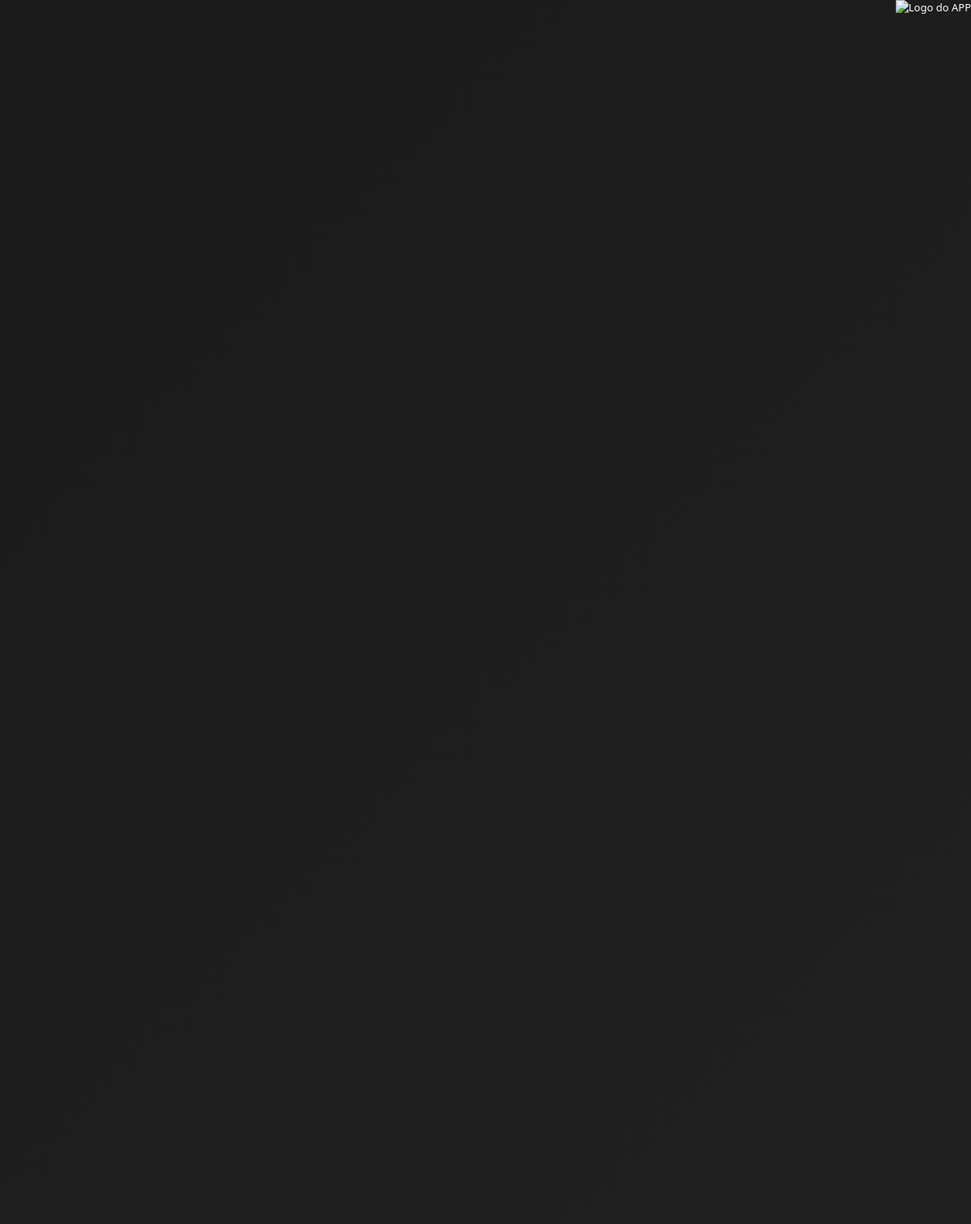
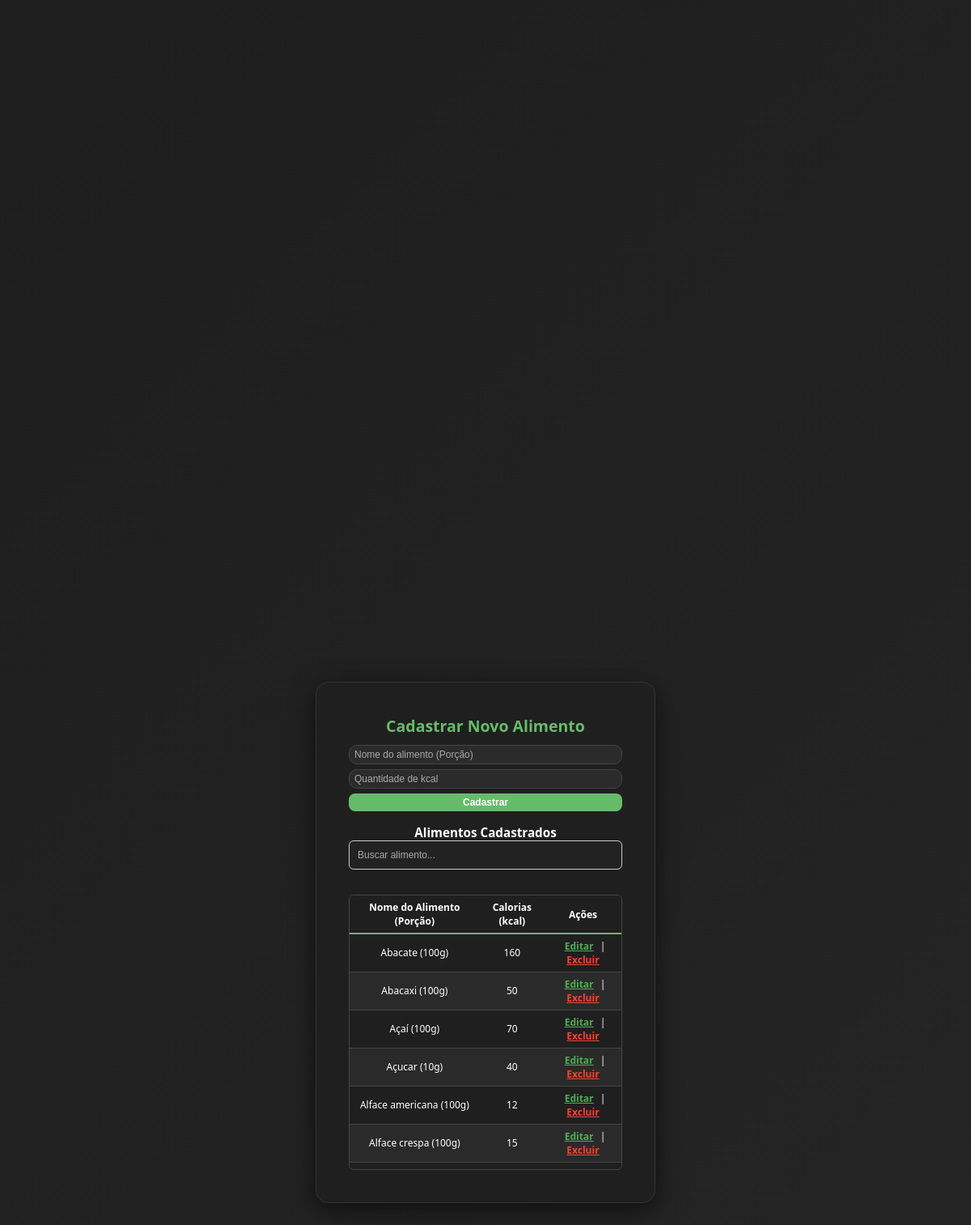
The app's page /cadastrarAlimentos.php (signed in) with its own data (2 pictures, top to bottom).
### tables this page shows
CREATE TABLE `alimentos` (
  `idalimentos` int(11) NOT NULL,
  `nome_alimento` varchar(100) NOT NULL,
  `qtd_kcal` float NOT NULL
);

### cadastrarAlimentos.php (the view, shortened to what this page needs)
<?php
include('conexao.php');
$resultado = $conn->query("SELECT * FROM alimentos ORDER BY nome_alimento ASC");
$alimento_editando = isset($_GET['edit']) ? intval($_GET['edit']) : null;
?>
<!DOCTYPE html>
<html lang="pt-BR">
<head>
    <link rel="stylesheet" href="style.css">
</head>
<body>
<?php include('header.php'); ?>
<div class="painel-container">
    <h2>Cadastrar Novo Alimento</h2>
    <form method="POST">
        <input type="text" name="nome_alimento" placeholder="Nome do alimento (Porção)" required>
        <input type="number" step="0.01" name="qtd_kcal" placeholder="Quantidade de kcal" required>
        <button type="submit" class="btn">Cadastrar</button>
    </form>
    <h3>Alimentos Cadastrados</h3>
    <input type="text" id="pesquisaAlimento" placeholder="Buscar alimento..." style="width: 100%; padding: 10px; margin-bottom: 15px; border-radius: 6px; border: 1px solid #ccc;">
    <div class="table-wrapper">
        <table id="tabelaAlimentos">
            <thead>
                <tr>
                    <th>Nome do Alimento (Porção)</th>
                    <th>Calorias (kcal)</th>
                    <th>Ações</th>
                </tr>
            </thead>
            <tbody>
                <?php while ($row = $resultado->fetch_assoc()): ?>
                    <tr id="alimento-<?= $row['idalimentos'] ?>">
                        <?php if ($alimento_editando === intval($row['idalimentos'])): ?>
                            <td colspan="3">
                                <form method="POST" class="edit-form">
                                    <input type="hidden" name="id_alimento" value="<?= $row['idalimentos'] ?>">
                                    <input type="text" name="nome_alimento" value="<?= htmlspecialchars($row['nome_alimento']) ?>" required>
                                    <input type="number" step="0.01" name="qtd_kcal" value="<?= htmlspecialchars($row['qtd_kcal']) ?>" required>
                                    <button type="submit">Salvar</button>
                                    <a href="cadastrarAlimentos.php" class="cancelar-btn">Cancelar</a>
                                </form>
                            </td>
                        <?php else: ?>
                            <td><?= htmlspecialchars($row['nome_alimento']) ?></td>
                            <td><?= htmlspecialchars($row['qtd_kcal']) ?></td>
                            <td>
                                <a href="cadastrarAlimentos.php?edit=<?= $row['idalimentos'] ?>" class="btn-editar">Editar</a> |
                                <a href="cadastrarAlimentos.php?excluir=<?= $row['idalimentos'] ?>" class="btn-excluir" onclick="return confirm('Tem certeza que deseja excluir este alimento?')">Excluir</a>
                            </td>
                        <?php endif; ?>
                    </tr>
                <?php endwhile; ?>
            </tbody>
        </table>
    </div>
</div>
</body>
</html>

### style.css (style rules this page uses)
* { margin: 0; padding: 0; box-sizing: border-box; }
body { background: linear-gradient(135deg, #1a1a1a, #2a2a2a); font-family: 'Segoe UI', Tahoma, Geneva, Verdana, sans-serif; display: flex; height: 100vh; align-items: center; justify-content: center; position: relative; color: white; }
.login-container, .painel-container { background-color: #1f1f1f; padding: 40px; border-radius: 16px; box-shadow: 0 8px 30px rgba(0, 0, 0, 0.6); width: 100%; max-width: 420px; text-align: center; transition: transform 0.3s ease; border: 1px solid #333; }
.login-container h2, .painel-container h2 { margin-bottom: 10px; color: #66bb6a; }
form { display: flex; flex-direction: column; gap: 15px; }
input { padding: 12px; background-color: #2b2b2b; border: 1px solid #444; border-radius: 10px; font-size: 15px; color: #fff; }
input::placeholder { color: #aaa; }
button { background-color: #66bb6a; color: white; padding: 12px; font-size: 16px; border: none; border-radius: 10px; cursor: pointer; font-weight: bold; transition: background 0.3s ease; }
.btn { display: inline-block; background-color: #66bb6a; color: white; padding: 12px; border-radius: 8px; text-decoration: none; font-weight: bold; transition: background 0.3s ease; }
body { font-size: 13px; }
.painel-container form { display: flex; flex-direction: column; gap: 6px; margin-bottom: 16px; }
.painel-container form input, .painel-container form button { padding: 4px 6px; font-size: 12px; }
.table-wrapper { max-height: 340px; overflow-y: auto; margin-top: 16px; border: 1px solid #444; border-radius: 6px; }
.table-wrapper table { width: 100%; border-collapse: collapse; color: white; font-size: 12px; }
.table-wrapper thead th { position: sticky; top: 0; background-color: #1f1f1f; padding: 6px; border-bottom: 2px solid #66bb6a; font-weight: bold; }
.table-wrapper tbody tr:nth-child(even) { background-color: #2a2a2a; }
.table-wrapper tbody td { padding: 6px; border-bottom: 1px solid #444; }
.btn-editar, .btn-excluir { font-size: 12px; padding: 3px 5px; font-weight: bold; background: none; border: none; cursor: pointer; text-decoration: underline; }
.btn-editar { color: #4caf50; }
.btn-excluir { color: #f44336; }
#pesquisaAlimento { padding: 5px 8px; font-size: 12px; width: 100%; margin-bottom: 10px; border-radius: 3px; background-color: #222; border: 1px solid #666; color: white; }

### records on screen
alimentos: nome_alimento "Abacate (100g)", qtd_kcal "160"
alimentos: nome_alimento "Abacaxi (100g)", qtd_kcal "50"
alimentos: nome_alimento "Açaí (100g)", qtd_kcal "70"
alimentos: nome_alimento "Açucar (10g)", qtd_kcal "40"
alimentos: nome_alimento "Alface americana (100g)", qtd_kcal "12"
alimentos: nome_alimento "Alface crespa (100g)", qtd_kcal "15"
